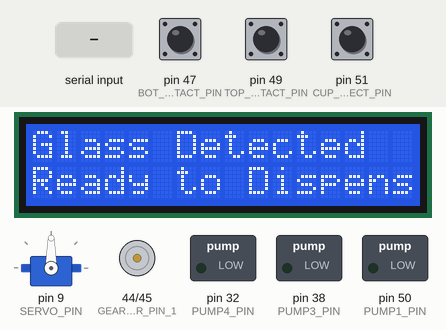
The sketch below on a simulated Arduino Mega 2560, built with avr-gcc and run on an emulated ATmega2560. Shown: servo, 16×2 character LCD, motor-driver pin pairs drawn as motors (green arrow = first pin HIGH = forward, orange = second pin HIGH = backward, longer = more drive), switched loads named in the sketch (green lamp = pin HIGH). The test bench sets the inputs (shaded band); at power-on: pin 47 (BOT_CONTACT_PIN) HIGH, pin 49 (TOP_CONTACT_PIN) HIGH, pin 51 (CUP_DETECT_PIN) LOW. What the sketch prints to the serial monitor is not drawn.

Above: at 1.2 s.
1.3 s: "90,45\n" received over Serial
At 1.9 s:
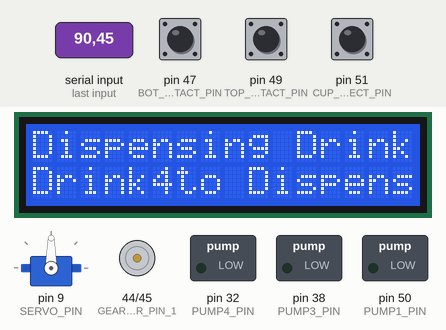
At 2.7 s:
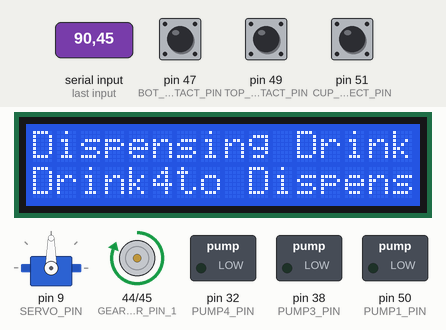
3.8 s: pin 47 (BOT_CONTACT_PIN) pulled LOW for 0.15 s
At 8.7 s:
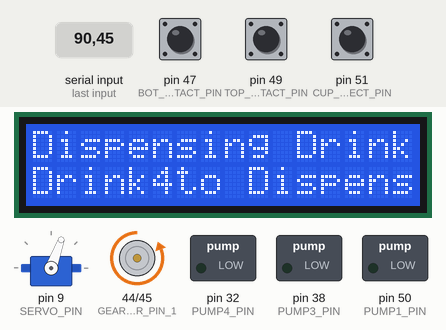
Timing chart, 0 to 10.2 s (numbered marks = the images above; inputs shaded):
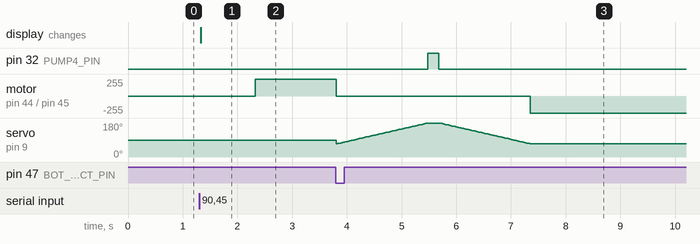

Measured:
- after the input at 1.3 s, motor on pin 44 (GEAR_MOTOR_PIN_1) / pin 45 (GEAR_MOTOR_PIN_2): stopped → forward 255/255 after 1.0 s; the display: changes at once (image 1)
- after the input at 3.8 s, pin 32 (PUMP4_PIN): LOW → HIGH after 1.7 s, → LOW 0.20 s later; motor on pin 44 (GEAR_MOTOR_PIN_1) / pin 45 (GEAR_MOTOR_PIN_2): forward 255/255 → stopped at once, → backward 255/255 3.5 s later

The sketch:

updated_Code_For_MegaBoard.ino
```cpp
#include <IRremote.h>
#include <LiquidCrystal_I2C.h>
#include <Servo.h>

Servo myservo;  // create a servo object

#define SERVO_PIN 9 // Servo motor pin
#define SERVO_IN_ANGLE 70 // Angle of the dispenser servo motor when it is hidden
#define SERVO_OUT_ANGLE 180 // Angle of the dispenser servo motor when it is dispensing


// Pin assignments
#define CUP_DETECT_PIN 51 // IR sensor
#define IR_RX_PIN 43
#define TOP_CONTACT_PIN 49 // Contact switch
#define BOT_CONTACT_PIN 47 // Contact switch
#define GEAR_MOTOR_PIN_1 44 // Motor driver pin #1 Raise drink carrier
#define GEAR_MOTOR_PIN_2 45 // Motor driver pin #2 Lower drink carrier

#define PUMP1_PIN 50


#define PUMP2_PIN 44


#define PUMP3_PIN 38


#define PUMP4_PIN 32

#define LCD_ADDR 0x27
#define LCD_COLS 16
#define LCD_ROWS 2

// Pump duration times in milliseconds
#define drinkOnePourSize 100
#define drinkTwoPourSize 500
#define drinkThreePourSize 300
#define drinkFourPourSize 200

// Drink names
String drinks[] = { "Drink1", "Drink2", "Drink3", "Drink4" };

// IR remote setup
IRrecv irrecv(IR_RX_PIN);
decode_results results;
unsigned long button1 = 0xFF30CF;
unsigned long button2 = 0xFF18E7;
unsigned long button3 = 0xFF7A85;
unsigned long button4 = 0xFF10EF;

// LCD setup
LiquidCrystal_I2C lcd(LCD_ADDR, LCD_COLS, LCD_ROWS);

int selectedDrink = -1;

int pumpPin[] = { PUMP1_PIN, PUMP2_PIN, PUMP3_PIN, PUMP4_PIN };

int drinkPourSize[] = { drinkOnePourSize, drinkTwoPourSize, drinkThreePourSize, drinkFourPourSize };


void setup() {
    // Initialize serial communication
    Serial.begin(9600);

    // Initialize IR remote
    irrecv.enableIRIn();

    myservo.attach(SERVO_PIN);  // attaches the servo on pin SERVO_PIN to the servo object

    // Initialize motor control pins
    pinMode(GEAR_MOTOR_PIN_1, OUTPUT);
    pinMode(GEAR_MOTOR_PIN_2, OUTPUT);
    for (int i = 0; i < 4; i++) {
        pinMode(pumpPin[i], OUTPUT);

    }

    // Initialize LCD
    lcd.init();
    lcd.backlight();
    lcd.setCursor(0, 0);
    lcd.print("Ready");

    // Initialize gear motor

    digitalWrite(GEAR_MOTOR_PIN_1, HIGH);
    digitalWrite(GEAR_MOTOR_PIN_2, LOW);

    while (digitalRead(TOP_CONTACT_PIN) == HIGH) {
            delay(10);
        }

           digitalWrite(GEAR_MOTOR_PIN_1, LOW);
           digitalWrite(GEAR_MOTOR_PIN_2, LOW);

    // Initialize limit switches as input pull-up
    pinMode(TOP_CONTACT_PIN, INPUT_PULLUP);
    pinMode(BOT_CONTACT_PIN, INPUT_PULLUP);
}
void loop() {
    // Check for glass presence
    int irValue = digitalRead(CUP_DETECT_PIN);
    if (irValue == HIGH) {
        lcd.setCursor(0, 0);
        lcd.print("Ready");
        lcd.setCursor(0, 1);
        lcd.print(" ");
        selectedDrink = -1;
    }
    else {
        lcd.setCursor(0, 0);
        lcd.print("Glass Detected");
        lcd.setCursor(0, 1);
        lcd.print("Ready to Dispense");
        delay(1000);
        // Wait for user input
        while (selectedDrink == -1) {
            if (irrecv.decode(&results)) {
                if (results.value == button1) {
                    selectedDrink = 0;
                }
                else if (results.value == button2) {
                    selectedDrink = 1;
                }
                else if (results.value == button3) {
                    selectedDrink = 2;
                }
                else if (results.value == button4) {
                    selectedDrink = 3;
                }

            }
            // Check serial input for selected drink
            if (Serial.available() > 0) {
                int drink = Serial.read() - '0';
                Serial.println(drink);
                if (drink >= 1 && drink <= 4) {
                    selectedDrink = drink - 1;
                }
            }
        }

        // Dispense drink
        lcd.setCursor(0, 0);
        lcd.print("Dispensing Drink");
        lcd.setCursor(0, 1);
        lcd.print(drinks[selectedDrink]);
        delay(1000);

        // Raise glass to dispensing position
        digitalWrite(GEAR_MOTOR_PIN_1, HIGH);
        digitalWrite(GEAR_MOTOR_PIN_2, LOW);


        while (digitalRead(BOT_CONTACT_PIN) == HIGH) {
            delay(10);
        }
        digitalWrite(GEAR_MOTOR_PIN_1, LOW);
        digitalWrite(GEAR_MOTOR_PIN_2, LOW);

         for (int pos = SERVO_IN_ANGLE; pos <= SERVO_OUT_ANGLE; pos += 1) {  // goes from SERVO_IN_ANGLE to SERVO_OUT_ANGLE degrees
            myservo.write(pos);       // tell servo to go to position in variable 'pos'
            delay(15);                 // waits 15ms for the servo to reach the position
        }

        // Dispense ingredients
        digitalWrite(pumpPin[selectedDrink], HIGH);


        delay(drinkPourSize[selectedDrink]);

        digitalWrite(pumpPin[selectedDrink], LOW);

        for (int pos = SERVO_OUT_ANGLE; pos >= SERVO_IN_ANGLE; pos -= 1) {  // goes from SERVO_OUT_ANGLE degrees to SERVO_IN_ANGLE
            myservo.write(pos);       // tell servo to go to position in variable 'pos'
            delay(15);                 // waits 15ms for the servo to reach the position
        }

        // Lower glass back to top position
        digitalWrite(GEAR_MOTOR_PIN_1, LOW);
        digitalWrite(GEAR_MOTOR_PIN_2, HIGH);


        while (digitalRead(TOP_CONTACT_PIN) == HIGH) {
            delay(10);
        }
        digitalWrite(GEAR_MOTOR_PIN_1, LOW);
        digitalWrite(GEAR_MOTOR_PIN_2, LOW);

        // Reset selected drink
        selectedDrink = -1;
    }
}
```
